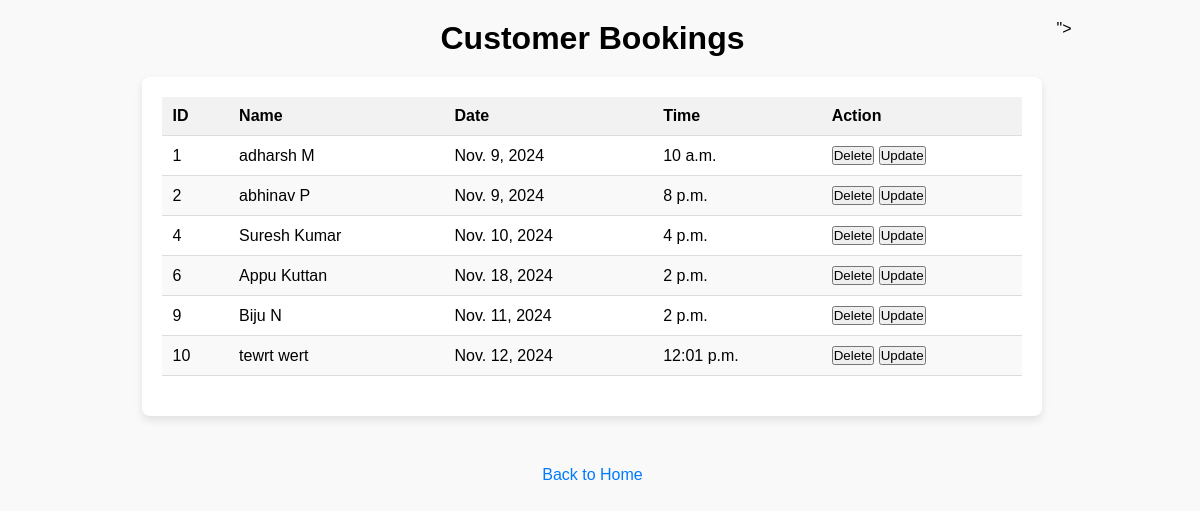
Screenshot of /bookings with the database file from the repository.
### yogaapp/models.py (models this page shows, shortened)
class Customer(models.Model):
    firstname = models.CharField(max_length=50, verbose_name='Name', unique=True)
    lastname = models.CharField(max_length=50, verbose_name='Surname')
    email = models.EmailField(verbose_name='email', unique=True)
    address = models.CharField(max_length=50,)
    phonenum = models.BigIntegerField(verbose_name='Phone Number')
    date = models.DateField(verbose_name='date', default=datetime.date.today)
    time = models.TimeField(verbose_name='time', default=datetime.time(0, 0))
    user = models.ForeignKey(User, on_delete=models.CASCADE, null=False, blank=False)  # Make it nullable for now
    class Meta:
        db_table = 'yoga_mini'
        unique_together = ['date', 'time']

### yogaapp/views.py (the view)
# urls.py: path('bookings',views.views_bookings,name='bookings'),
def views_bookings(request):
    all_customers = Customer.objects.all()
    return render(request, 'bookings.html', {'customers': all_customers})

### yogaapp/templates/bookings.html (shortened to what this page needs)
{% load static %}
<!DOCTYPE html>
<html lang="en">
<head>
    <link rel="stylesheet" href="{% static 'css/bookings.css' %}">
</head>
<body>
    <div class="container">
        <h2>Customer Bookings</h2>
        <div id="bookings-container">
            {% if customers %}
                <table>
                    <thead>
                        <tr>
                            <th>ID</th>
                            <th>Name</th>
                            <th>Date</th>
                            <th>Time</th>
                            <th>Action</th>
                        </tr>
                    </thead>
                    <tbody>
                        {% for customer in customers %}
                            <tr>
                                <td>{{ customer.id }}</td>
                                <td>{{ customer.firstname }} {{ customer.lastname }}</td>
                                <td>{{ customer.date }}</td>
                                <td>{{ customer.time }}</td>
                                <td>
                                    <button class="delete-button" data-booking-id="{{ customer.id }}">Delete</button>
                                    <button class="update-button" data-booking-id="{{ customer.id }}" data-booking-date="{{ customer.date }}" data-booking-time="{{ customer.time }}">Update</button>
                                </td>
                            </tr>
                        {% endfor %}
                    </tbody>
                </table>
            {% else %}
                <p>No customer bookings found.</p>
            {% endif %}
        </div>
        <a href="{% url 'home' %}" class="back-home">Back to Home</a>
    </div>
    <input type="hidden" id="csrf_token" value="{% csrf_token %}">
</body>
</html>

### yogaapp/static/css/bookings.css (style rules this page uses)
* { margin: 0; padding: 0; box-sizing: border-box; }
body { font-family: 'Arial', sans-serif; background-color: #f9f9f9; display: flex; justify-content: center; align-items: flex-start; min-height: 100vh; padding: 20px; }
.container { width: 80%; display: flex; flex-direction: column; justify-content: flex-start; align-items: center; max-width: 1200px; }
#bookings-container { background-color: #fff; padding: 20px; border-radius: 8px; box-shadow: 0 4px 8px rgba(0, 0, 0, 0.1); width: 100%; max-width: 900px; margin-bottom: 30px; }
h2 { font-size: 2rem; margin-bottom: 20px; }
table { border-collapse: collapse; width: 100%; margin-bottom: 20px; }
th, td { padding: 10px; text-align: left; border-bottom: 1px solid #ddd; }
th { background-color: #f2f2f2; }
tr:nth-child(even) { background-color: #f9f9f9; }
a.back-home { margin-top: 20px; color: #007bff; text-decoration: none; font-size: 1rem; }

### rows the page displays
Customer: id "1", firstname "adharsh", lastname "M", date "Nov. 9, 2024", time "10 a.m."
Customer: id "2", firstname "abhinav", lastname "P", date "Nov. 9, 2024", time "8 p.m."
Customer: id "4", firstname "Suresh", lastname "Kumar", date "Nov. 10, 2024", time "4 p.m."
Customer: id "6", firstname "Appu", lastname "Kuttan", date "Nov. 18, 2024", time "2 p.m."
Customer: id "9", firstname "Biju", lastname "N", date "Nov. 11, 2024", time "2 p.m."
Customer: id "10", firstname "tewrt", lastname "wert", date "Nov. 12, 2024", time "12:01 p.m."
